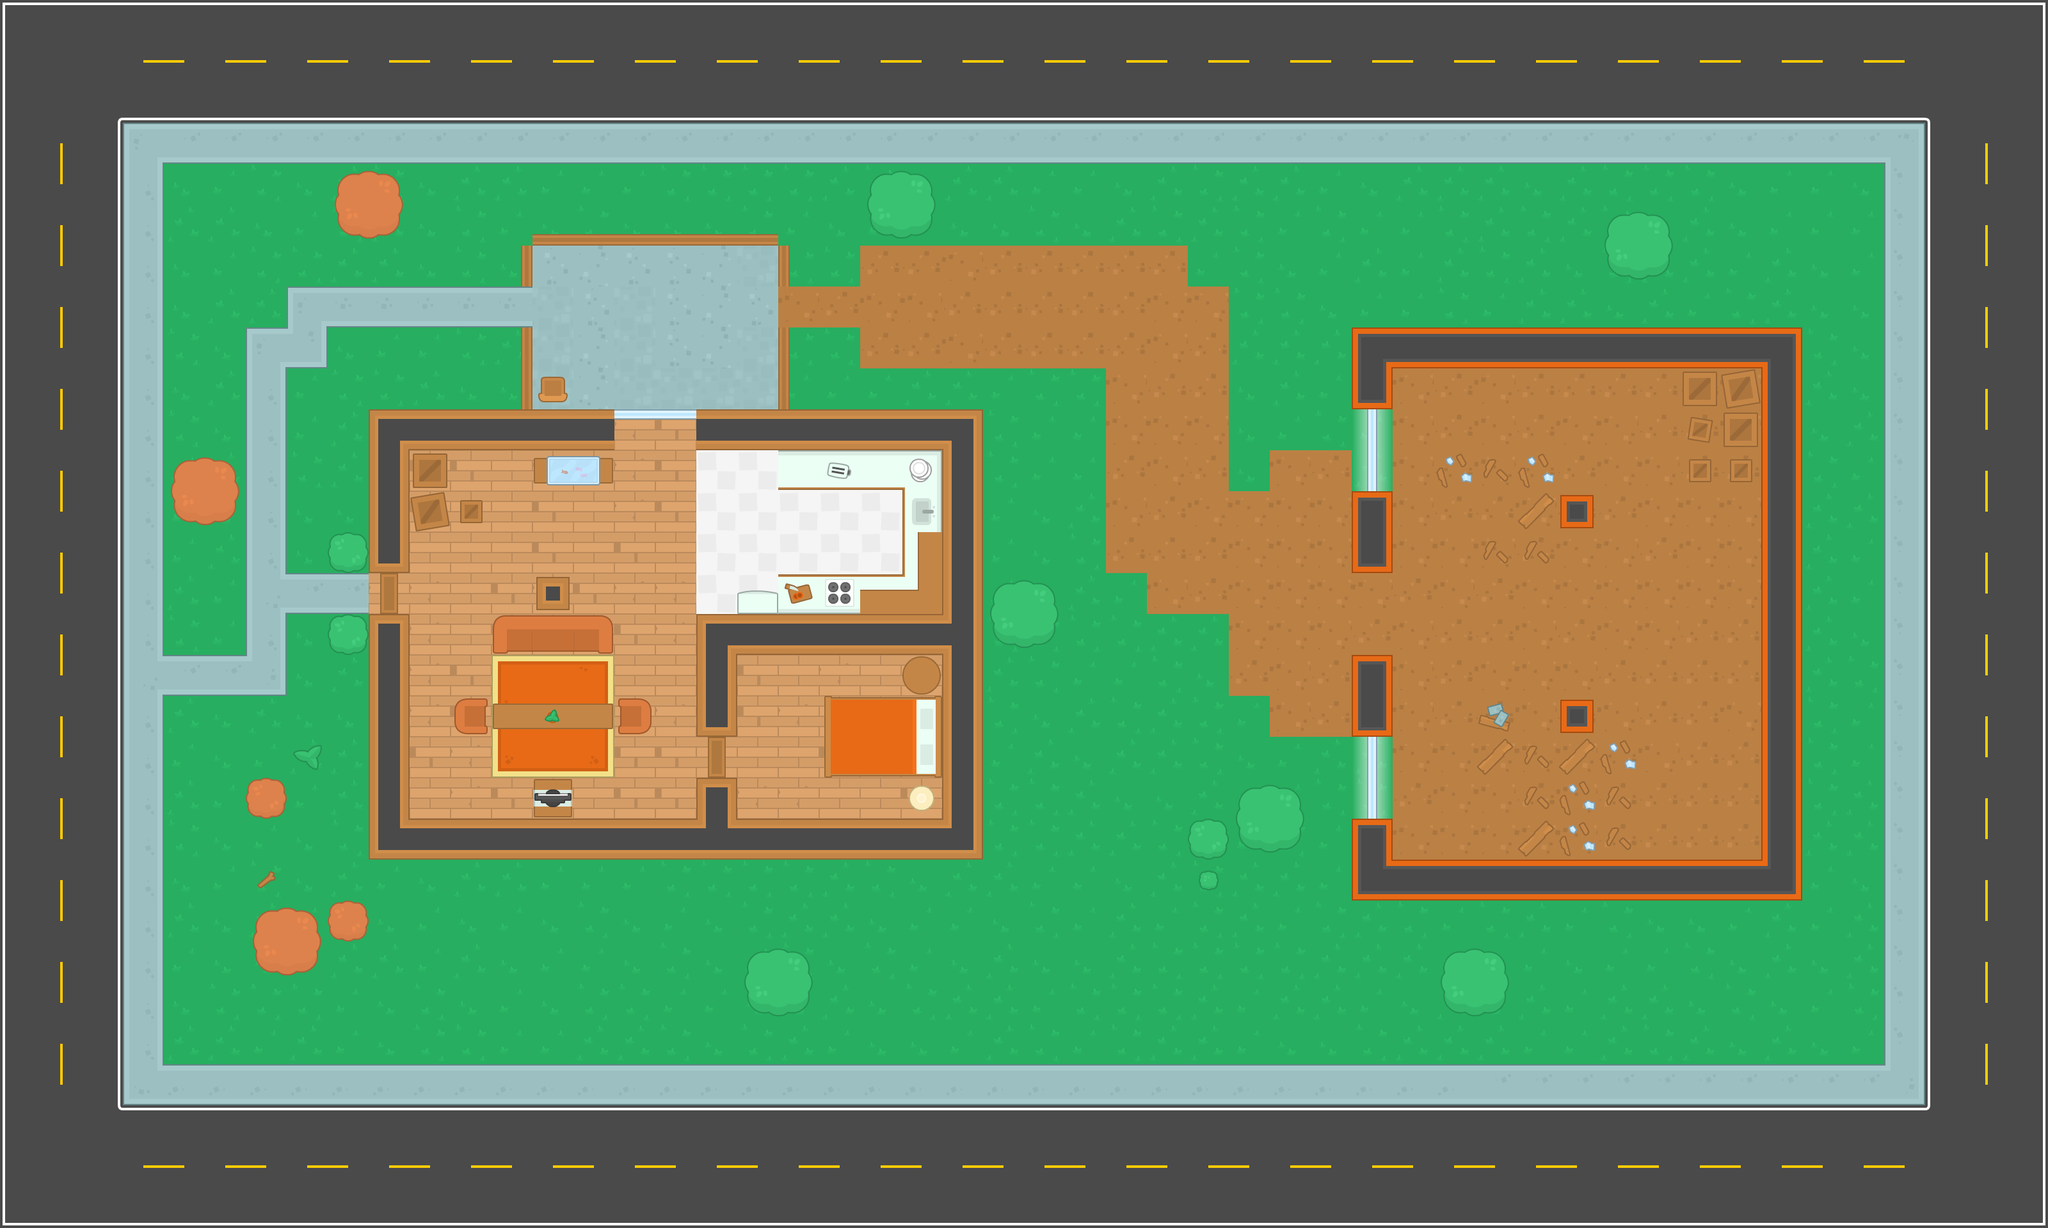

A level layout from a 2D game, rendered from its tile map. Below: a short description, then the map file with tile-grid data replaced by summaries:
An orthogonal 50x30 tile map with 64x64 px tiles, 4 tile layers (Ground, Walls, Items, decorations), 2 tilesets and 76 objects (67x Wall, 6x Zombie, Player, health, shotgun).

<map version="1.0" tiledversion="1.0.3" orientation="orthogonal" renderorder="right-down" width="50" height="30" tilewidth="64" tileheight="64" nextobjectid="132">
 <tileset firstgid="1" source="Tileset.tsx" />
 <tileset firstgid="541" source="Tileset2.tsx" />
 <layer name="Ground" width="50" height="30">
  <data>[1500 cells, 1500 non-empty, 42 distinct tile ids]</data>
 </layer>
 <layer name="Walls" width="50" height="30">
  <data>[1500 cells, 156 non-empty, 26 distinct tile ids]</data>
 </layer>
 <layer name="Items" width="50" height="30">
  <data>[1500 cells, 45 non-empty, 31 distinct tile ids]</data>
 </layer>
 <layer name="decorations" width="50" height="30">
  <data>[1500 cells, 29 non-empty, 15 distinct tile ids]</data>
 </layer>
 <objectgroup name="Obstacles">
  <object id="13" name="Player" x="80" y="80" width="32" height="32" />
  <object id="14" name="Wall" x="576" y="640" width="384" height="64" />
  <object id="17" name="Wall" x="832" y="368" width="384" height="16" />
  <object id="18" name="Wall" x="816" y="384" width="16" height="64" />
  <object id="19" name="Wall" x="816" y="512" width="16" height="128" />
  <object id="20" name="Wall" x="1216" y="512" width="16" height="128" />
  <object id="21" name="Wall" x="1216" y="384" width="16" height="64" />
  <object id="23" name="Wall" x="1088" y="640" width="448" height="64" />
  <object id="24" name="Wall" x="1472" y="704" width="64" height="640" />
  <object id="25" name="Wall" x="640" y="1280" width="832" height="64" />
  <object id="27" name="Wall" x="576" y="960" width="64" height="384" />
  <object id="28" name="Wall" x="576" y="704" width="64" height="192" />
  <object id="39" name="Wall" x="1568" y="928" width="64" height="64" />
  <object id="40" name="Wall" x="1376" y="288" width="64" height="64" />
  <object id="43" name="Wall" x="640" y="704" width="64" height="128" />
  <object id="44" name="Wall" x="720" y="784" width="32" height="32" />
  <object id="45" name="Wall" x="832" y="704" width="128" height="48" />
  <object id="46" name="Wall" x="1216" y="704" width="256" height="48" />
  <object id="47" name="Wall" x="1424" y="752" width="48" height="208" />
  <object id="48" name="Wall" x="1216" y="912" width="208" height="48" />
  <object id="49" name="Wall" x="1152" y="928" width="64" height="32" />
  <object id="53" name="Wall" x="784" y="960" width="160" height="64" />
  <object id="54" name="Wall" x="832" y="896" width="64" height="64" />
  <object id="55" name="Wall" x="976" y="1104" width="32" height="32" />
  <object id="56" name="Wall" x="720" y="1104" width="32" height="32" />
  <object id="57" name="Wall" x="768" y="1104" width="192" height="32" />
  <object id="58" name="Wall" x="832" y="1216" width="64" height="64" />
  <object id="59" name="Wall" x="1088" y="1216" width="64" height="64" />
  <object id="60" name="Wall" x="1088" y="960" width="64" height="192" />
  <object id="61" name="Wall" x="1152" y="960" width="320" height="64" />
  <object id="62" name="Wall" x="1424" y="1040" width="32" height="32" />
  <object id="63" name="Wall" x="1296" y="1088" width="176" height="128" />
  <object id="64" name="Wall" x="1424" y="1232" width="32" height="32" />
  <object id="80" name="Wall" x="2528" y="352" width="64" height="64" />
  <object id="81" name="Wall" x="832" y="592" width="48" height="48" />
  <object id="88" name="Wall" x="1952" y="1248" width="64" height="64" />
  <object id="89" name="Wall" x="1872" y="1296" width="32" height="32" />
  <object id="90" name="Wall" x="1872" y="1360" width="32" height="32" />
  <object id="91" name="Wall" x="1184" y="1504" width="64" height="64" />
  <object id="92" name="Wall" x="2272" y="1504" width="64" height="64" />
  <object id="93" name="Wall" x="2112" y="1344" width="704" height="64" />
  <object id="94" name="Wall" x="2752" y="512" width="64" height="832" />
  <object id="95" name="Wall" x="2112" y="512" width="640" height="64" />
  <object id="96" name="Wall" x="2112" y="576" width="64" height="64" />
  <object id="97" name="Wall" x="2432" y="768" width="64" height="64" />
  <object id="98" name="Wall" x="2432" y="1088" width="64" height="64" />
  <object id="99" name="Wall" x="2112" y="1280" width="64" height="64" />
  <object id="100" name="Wall" x="2112" y="1024" width="64" height="128" />
  <object id="101" name="Wall" x="2112" y="768" width="64" height="128" />
  <object id="102" name="Wall" x="2128" y="640" width="32" height="128" />
  <object id="103" name="Wall" x="2128" y="1152" width="32" height="128" />
  <object id="104" name="Wall" x="416" y="1440" width="64" height="64" />
  <object id="105" name="Wall" x="528" y="1424" width="32" height="32" />
  <object id="106" name="Wall" x="400" y="1232" width="32" height="32" />
  <object id="107" name="Wall" x="528" y="976" width="32" height="32" />
  <object id="108" name="Wall" x="528" y="848" width="32" height="32" />
  <object id="109" name="Wall" x="288" y="736" width="64" height="64" />
  <object id="110" name="Wall" x="544" y="288" width="64" height="64" />
  <object id="111" name="Wall" x="2624" y="576" width="128" height="64" />
  <object id="112" name="Wall" x="2688" y="640" width="64" height="64" />
  <object id="113" name="Wall" x="2640" y="640" width="48" height="48" />
  <object id="114" name="Wall" x="2640" y="704" width="48" height="48" />
  <object id="115" name="Wall" x="2688" y="704" width="64" height="48" />
  <object id="116" name="Wall" x="1376" y="288" width="64" height="64" />
  <object id="117" name="Zombie" x="1040" y="464" width="32" height="32" />
  <object id="118" name="Zombie" x="1360" y="848" width="32" height="32" />
  <object id="119" name="Zombie" x="2576" y="784" width="32" height="32" />
  <object id="120" name="Zombie" x="2512" y="1232" width="32" height="32" />
  <object id="121" name="Zombie" x="1808" y="1232" width="32" height="32" />
  <object id="122" name="Zombie" x="1040" y="1552" width="32" height="32" />
  <object id="126" name="Wall" x="0" y="-64" width="3200" height="64" />
  <object id="127" name="Wall" x="3200" y="-64" width="64" height="1984" />
  <object id="128" name="Wall" x="0" y="1920" width="3264" height="64" />
  <object id="129" name="Wall" x="-64" y="-64" width="64" height="2048" />
  <object id="130" name="health" x="208" y="528" width="32" height="32" />
  <object id="131" name="shotgun" x="1104" y="848" width="32" height="32" />
 </objectgroup>
</map>
